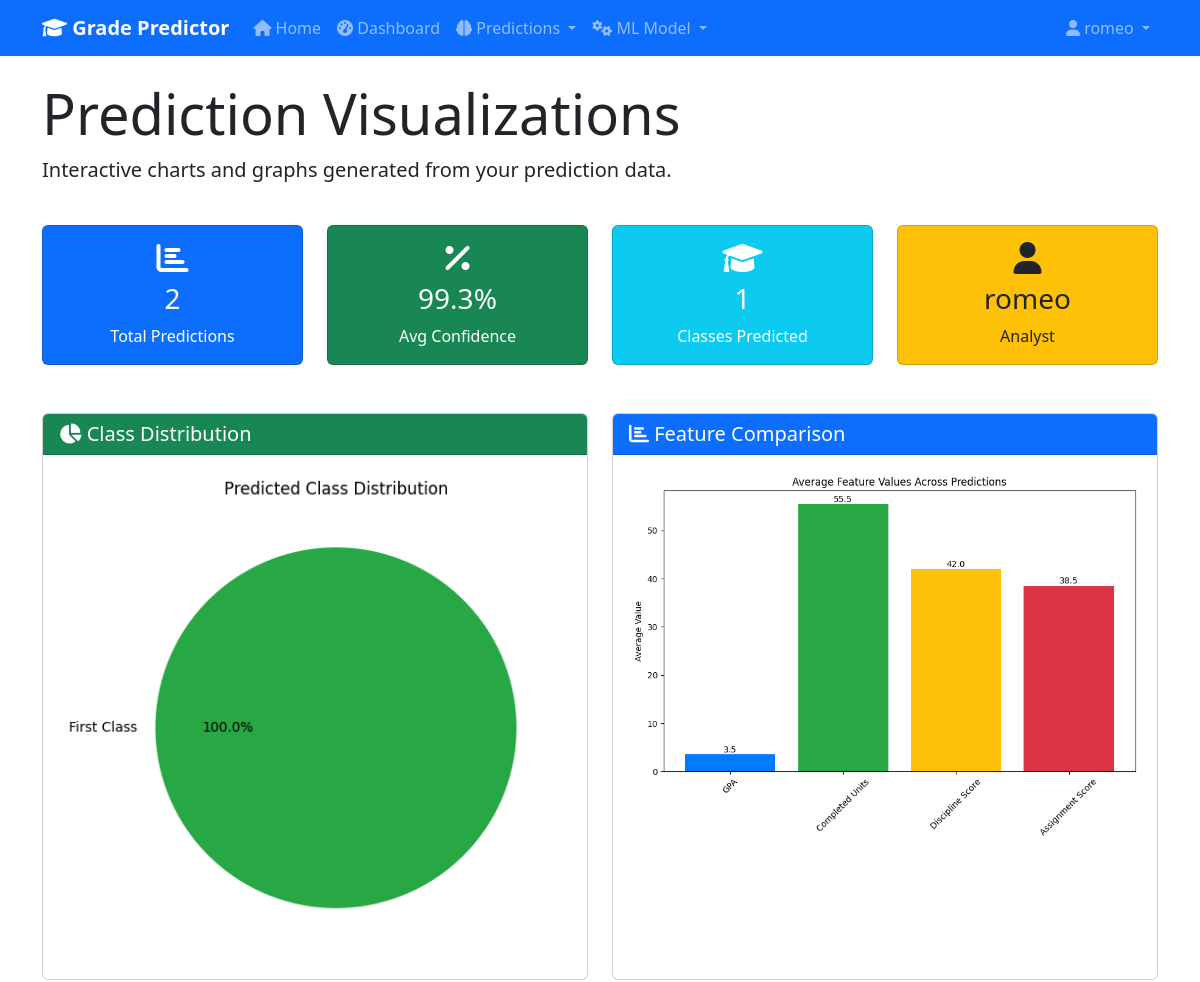
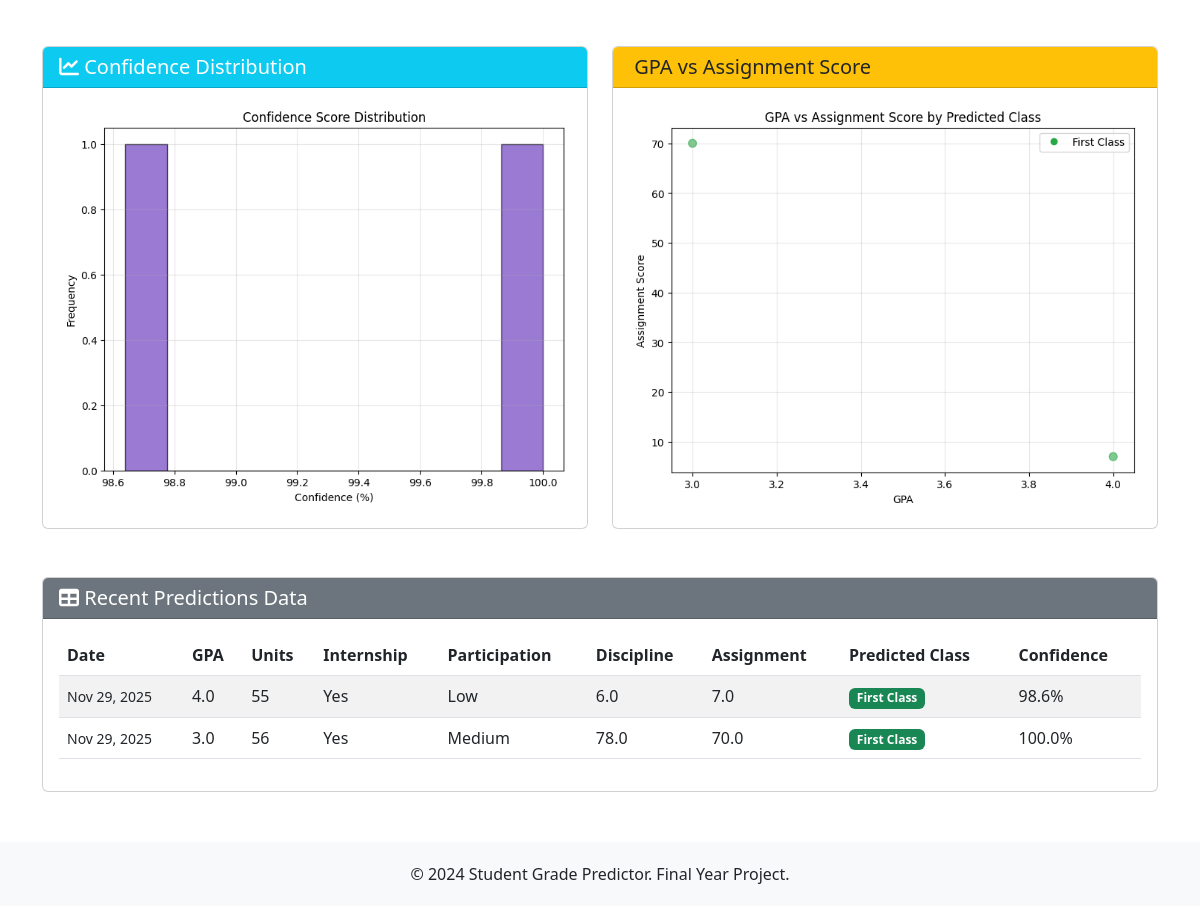
The app's page /predictor/visualization/ (signed in) with its own data (2 pictures, top to bottom).
### predictor/models.py (models this page shows, shortened)
class StudentPrediction(models.Model):
    user = models.ForeignKey(User, on_delete=models.CASCADE)
    gpa = models.FloatField()
    completed_units = models.IntegerField()
    internship_completed = models.CharField(max_length=3, choices=[('Yes', 'Yes'), ('No', 'No')])
    participation = models.CharField(max_length=10, choices=[('Low', 'Low'), ('Medium', 'Medium'), ('High', 'High')])
    discipline_score = models.FloatField()
    assignment_score = models.FloatField()
    predicted_class = models.CharField(max_length=20)
    confidence = models.FloatField()
    probabilities = models.JSONField(default=dict)  # Store all class probabilities
    created_at = models.DateTimeField(auto_now_add=True)

### predictor/views.py (the view)
# urls.py: path('visualization/', views.visualization, name='visualization'),
@login_required
def visualization(request):
    predictions = StudentPrediction.objects.filter(user=request.user)
    if not predictions:
        messages.info(request, 'No prediction data available for visualization.')
        return render(request, 'predictor/visualization.html')
    class_distribution = {}
    confidence_scores = []
    feature_data = {
        'GPA': [], 'Completed_Units': [], 'Discipline_Score': [],
        'Assignment_Score': [], 'Class': []
    }
    for prediction in predictions:
        class_name = prediction.predicted_class
        class_distribution[class_name] = class_distribution.get(class_name, 0) + 1
        confidence_scores.append(prediction.confidence)
        feature_data['GPA'].append(prediction.gpa)
        feature_data['Completed_Units'].append(prediction.completed_units)
        feature_data['Discipline_Score'].append(prediction.discipline_score)
        feature_data['Assignment_Score'].append(prediction.assignment_score)
        feature_data['Class'].append(prediction.predicted_class)
    charts = generate_prediction_charts(feature_data, class_distribution, confidence_scores)
    context = {
        'class_distribution': class_distribution,
        'total_predictions': len(predictions),
        'average_confidence': sum(confidence_scores) / len(confidence_scores) if confidence_scores else 0,
        'predictions': predictions,
        'charts': charts,  # Add the generated charts
    }
    return render(request, 'predictor/visualization.html', context)

### predictor/templates/predictor/visualization.html (shortened to what this page needs)
{% extends 'users/base.html' %}
{% block content %}
<div class="row">
    <div class="col-12">
        <h1 class="display-4">Prediction Visualizations</h1>
        <p class="lead">Interactive charts and graphs generated from your prediction data.</p>
    </div>
</div>
{% if not predictions %}
<div class="row mt-4">
    <div class="col-12">
        <div class="card">
            <div class="card-body text-center py-5">
                <i class="fas fa-chart-bar fa-4x text-muted mb-3"></i>
                <h3>No Prediction Data Available</h3>
                <p class="text-muted">Make some predictions first to see visualizations here.</p>
                <div class="mt-3">
                    <a href="{% url 'predict_single' %}" class="btn btn-primary btn-lg me-2">
                        <i class="fas fa-user-graduate"></i> Single Prediction
                    </a>
                    <a href="{% url 'upload_csv' %}" class="btn btn-success btn-lg">
                        <i class="fas fa-file-upload"></i> Bulk CSV Upload
                    </a>
                </div>
            </div>
        </div>
    </div>
</div>
{% else %}
<div class="row mt-4">
    <div class="col-md-3 mb-4">
        <div class="card bg-primary text-white">
            <div class="card-body text-center">
                <i class="fas fa-chart-bar fa-2x mb-2"></i>
                <h3>{{ total_predictions }}</h3>
                <p class="mb-0">Total Predictions</p>
            </div>
        </div>
    </div>
    <div class="col-md-3 mb-4">
        <div class="card bg-success text-white">
            <div class="card-body text-center">
                <i class="fas fa-percentage fa-2x mb-2"></i>
                <h3>{{ average_confidence|floatformat:1 }}%</h3>
                <p class="mb-0">Avg Confidence</p>
            </div>
        </div>
    </div>
    <div class="col-md-3 mb-4">
        <div class="card bg-info text-white">
            <div class="card-body text-center">
                <i class="fas fa-graduation-cap fa-2x mb-2"></i>
                <h3>{{ class_distribution|length }}</h3>
                <p class="mb-0">Classes Predicted</p>
            </div>
        </div>
    </div>
    <div class="col-md-3 mb-4">
        <div class="card bg-warning text-dark">
            <div class="card-body text-center">
                <i class="fas fa-user fa-2x mb-2"></i>
                <h3>{{ user.username }}</h3>
                <p class="mb-0">Analyst</p>
            </div>
        </div>
    </div>
</div>
<div class="row mt-4">
    <div class="col-md-6 mb-4">
        <div class="card h-100">
            <div class="card-header bg-success text-white">
                <h5 class="mb-0"><i class="fas fa-chart-pie"></i> Class Distribution</h5>
            </div>
            <div class="card-body text-center">
                {% if charts.class_distribution %}
                <img
                     alt="Class Distribution" class="img-fluid rounded">
                {% else %}
                <p class="text-muted">No class distribution data available</p>
                {% endif %}
            </div>
        </div>
    </div>
    <div class="col-md-6 mb-4">
        <div class="card h-100">
            <div class="card-header bg-primary text-white">
                <h5 class="mb-0"><i class="fas fa-chart-bar"></i> Feature Comparison</h5>
            </div>
            <div class="card-body text-center">
                {% if charts.feature_comparison %}
                <img
                     alt="Feature Comparison" class="img-fluid rounded">
                {% else %}
                <p class="text-muted">No feature comparison data available</p>
                {% endif %}
            </div>
        </div>
    </div>
</div>
<div class="row mt-4">
    <div class="col-md-6 mb-4">
        <div class="card h-100">
            <div class="card-header bg-info text-white">
                <h5 class="mb-0"><i class="fas fa-chart-line"></i> Confidence Distribution</h5>
            </div>
            <div class="card-body text-center">
                {% if charts.confidence_distribution %}
                <img
                     alt="Confidence Distribution" class="img-fluid rounded">
                {% else %}
                <p class="text-muted">No confidence distribution data available</p>
                {% endif %}
            </div>
        </div>
    </div>
    <div class="col-md-6 mb-4">
        <div class="card h-100">
            <div class="card-header bg-warning text-dark">
                <h5 class="mb-0"> GPA vs Assignment Score</h5>
            </div>
            <div class="card-body text-center">
                {% if charts.gpa_vs_assignment %}
                <img
                     alt="GPA vs Assignment Score" class="img-fluid rounded">
                {% else %}
                <p class="text-muted">No scatter plot data available</p>
                {% endif %}
            </div>
        </div>
    </div>
</div>
<div class="row mt-4">
    <div class="col-12">
        <div class="card">
            <div class="card-header bg-secondary text-white">
                <h5 class="mb-0"><i class="fas fa-table"></i> Recent Predictions Data</h5>
            </div>
            <div class="card-body">
                <div class="table-responsive">
                    <table class="table table-striped table-hover">
                        <thead>
                            <tr>
                                <th>Date</th>
                                <th>GPA</th>
                                <th>Units</th>
                                <th>Internship</th>
                                <th>Participation</th>
                                <th>Discipline</th>
                                <th>Assignment</th>
                                <th>Predicted Class</th>
                                <th>Confidence</th>
                            </tr>
                        </thead>
                        <tbody>
                            {% for prediction in predictions|slice:":10" %}
                            <tr>
                                <td><small>{{ prediction.created_at|date:"M d, Y" }}</small></td>
                                <td>{{ prediction.gpa }}</td>
                                <td>{{ prediction.completed_units }}</td>
                                <td>{{ prediction.internship_completed }}</td>
                                <td>{{ prediction.participation }}</td>
                                <td>{{ prediction.discipline_score }}</td>
                                <td>{{ prediction.assignment_score }}</td>
                                <td>
                                    <span class="badge
                                        {% if prediction.predicted_class == 'First Class' %}bg-success
                                        {% elif prediction.predicted_class == 'Second Upper' %}bg-info
                                        {% elif prediction.predicted_class == 'Second Lower' %}bg-warning
                                        {% elif prediction.predicted_class == 'Pass' %}bg-primary
                                        {% else %}bg-danger{% endif %}">
                                        {{ prediction.predicted_class }}
                                    </span>
                                </td>
                                <td>{{ prediction.confidence|floatformat:1 }}%</td>
                            </tr>
                            {% endfor %}
                        </tbody>
                    </table>
                </div>
            </div>
        </div>
    </div>
</div>
{% endif %}
{% endblock %}

### users/templates/users/base.html (shortened to what this page needs)
<!DOCTYPE html>
<html lang="en">
<head>
    <link href="https://cdn.jsdelivr.net/npm/bootstrap@5.3.0/dist/css/bootstrap.min.css" rel="stylesheet">
    <link href="https://cdnjs.cloudflare.com/ajax/libs/font-awesome/6.0.0/css/all.min.css" rel="stylesheet">
</head>
<body>
<nav class="navbar navbar-expand-lg navbar-dark bg-primary">
    <div class="container">
        <a class="navbar-brand" href="{% url 'home' %}">
            <i class="fas fa-graduation-cap"></i> Grade Predictor
        </a>
        <div class="collapse navbar-collapse" id="navbarNav">
            <ul class="navbar-nav me-auto">
                <li class="nav-item">
                    <a class="nav-link" href="{% url 'home' %}">
                        <i class="fas fa-home"></i> Home
                    </a>
                </li>
                {% if user.is_authenticated %}
                <li class="nav-item">
                    <a class="nav-link" href="{% url 'dashboard' %}">
                        <i class="fas fa-tachometer-alt"></i> Dashboard
                    </a>
                </li>
                <li class="nav-item dropdown">
                    <a class="nav-link dropdown-toggle" href="#" id="predictionsDropdown" role="button" data-bs-toggle="dropdown">
                        <i class="fas fa-brain"></i> Predictions
                    </a>
                </li>
                <li class="nav-item dropdown">
                    <a class="nav-link dropdown-toggle" href="#" id="mlDropdown" role="button" data-bs-toggle="dropdown">
                        <i class="fas fa-cogs"></i> ML Model
                    </a>
                </li>
                {% endif %}
            </ul>
            <ul class="navbar-nav">
                {% if user.is_authenticated %}
                    <li class="nav-item dropdown">
                        <a class="nav-link dropdown-toggle" href="#" id="userDropdown" role="button" data-bs-toggle="dropdown">
                            <i class="fas fa-user"></i> {{ user.username }}
                        </a>
                    </li>
                {% endif %}
            </ul>
        </div>
    </div>
</nav>
    <main class="container my-4">
        {% block content %}{% endblock %}
    </main>
    <footer class="footer">
        <div class="container text-center">
            <p class="mb-0">&copy; 2024 Student Grade Predictor. Final Year Project.</p>
        </div>
    </footer>
</body>
</html>

### users/templates/users/base.html (style rules this page uses)
.navbar-brand { font-weight: bold; }
.footer { background-color: #f8f9fa; padding: 20px 0; margin-top: 50px; }

### predictor/templates/predictor/visualization.html (style rules this page uses)
.card { transition: transform 0.2s; }

### records on screen
StudentPrediction: created_at "Nov 29, 2025", gpa "4.0", completed_units "55", internship_completed "Yes", participation "Low", discipline_score "6.0", assignment_score "7.0", predicted_class "First Class", confidence "98.6"
StudentPrediction: created_at "Nov 29, 2025", gpa "3.0", completed_units "56", internship_completed "Yes", participation "Medium", discipline_score "78.0", assignment_score "70.0", predicted_class "First Class", confidence "100.0"

### other values on screen
{{ user.username }} "romeo"
{{ total_predictions }} "2"
{{ average_confidence|floatformat:1 }} "99.3"
{{ class_distribution|length }} "1"
